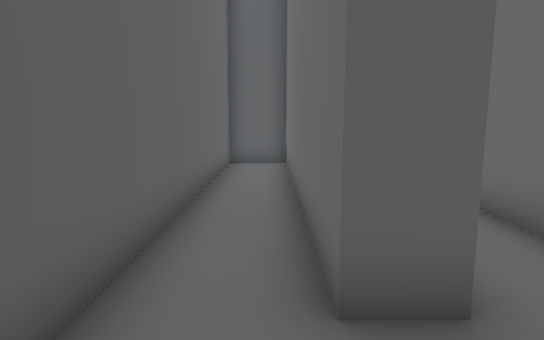
view 1 (above)

18 first-person views from a walk through a Unity game level. The camera is 1.5 m above the floor, tilts 8° down and sees 75° across. The floor is counted in squares, 1 m on a side. Each view is taken from the middle of a square. On the plan, view 1 faces up. The plan holds only what a view shows up to about 16 squares ahead; the rest is blank. The place goes on beyond the plan. The player is left out. Door leaves are left out, so doorways stand open.

view 2
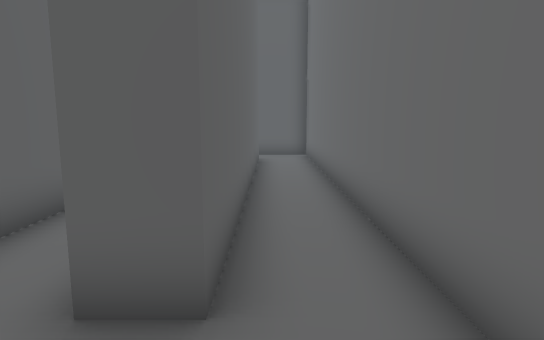

view 3
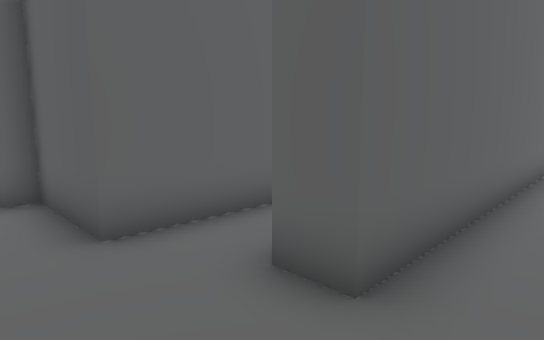

view 4
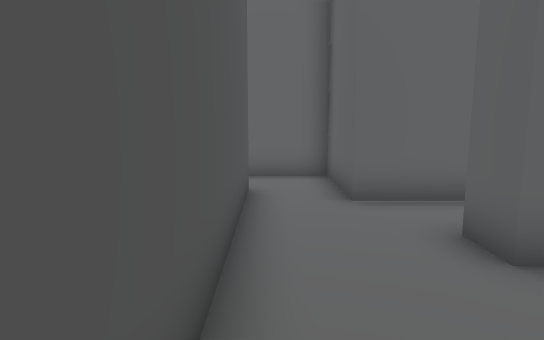

view 5
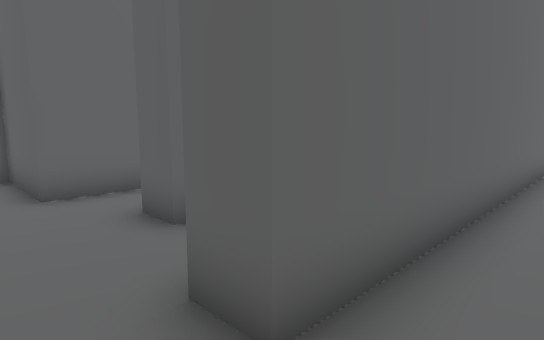

view 6
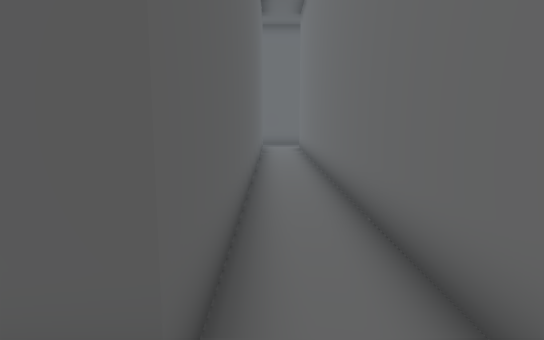

view 7
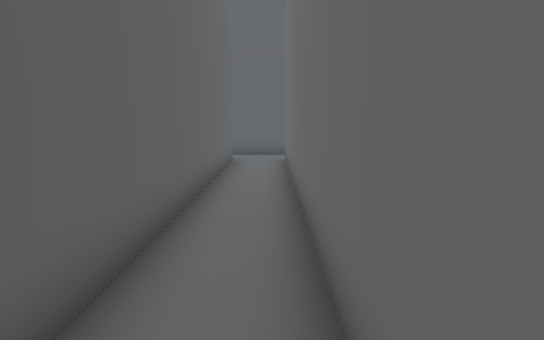

view 8
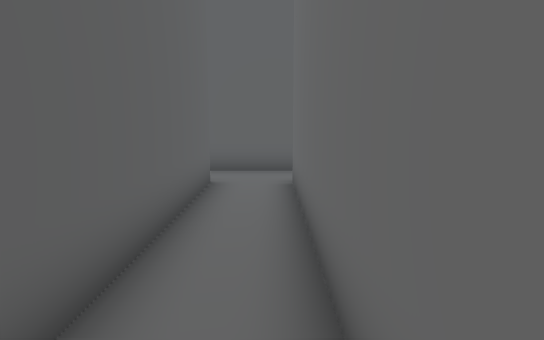

view 9
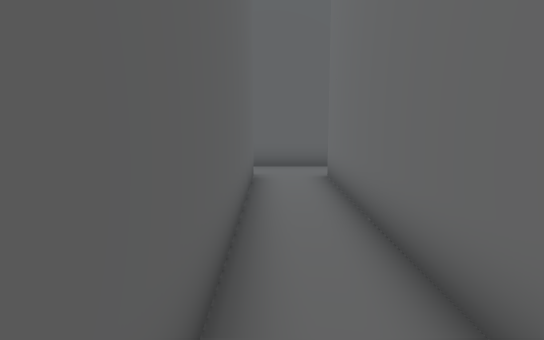

view 10
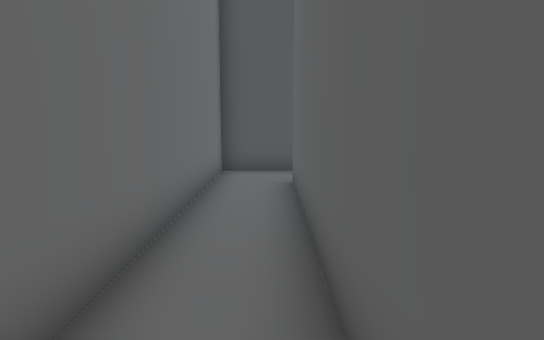

view 11
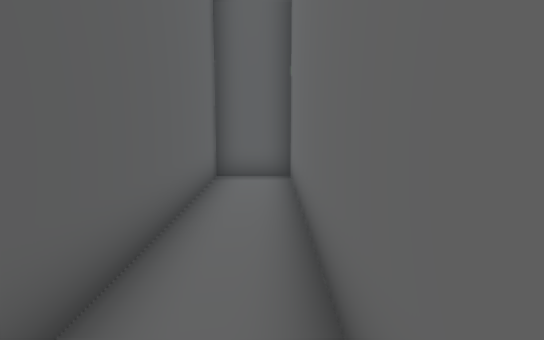

view 12
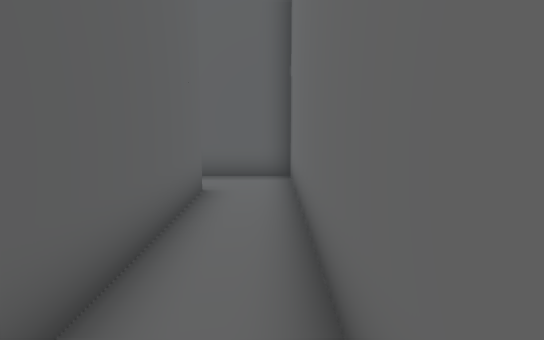

view 13
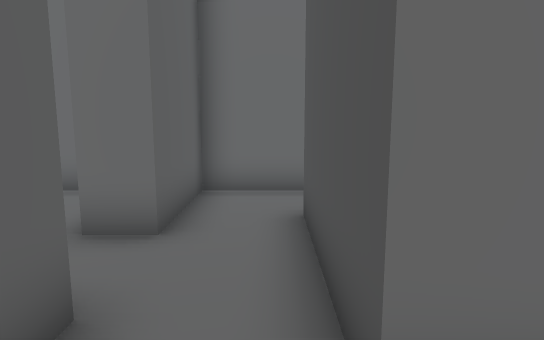

view 14
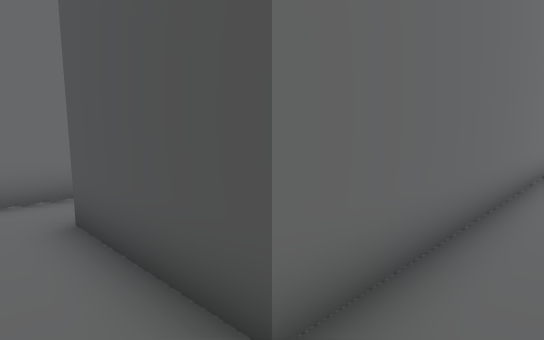

view 15
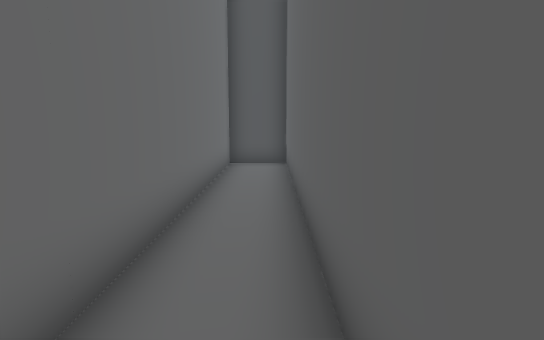

view 16
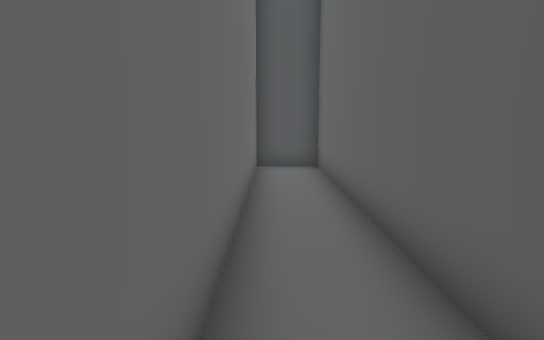

view 17
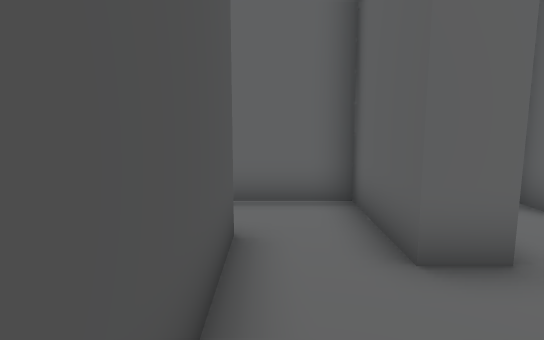

view 18
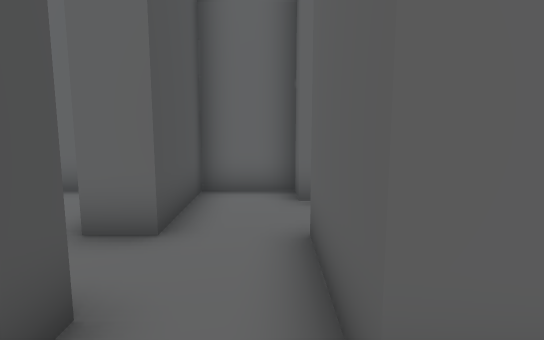

### Floor plan
Points are (right, up) in squares from view 1. A wall is a line through its corners. A room is listed if a view was taken in it or the views show most of it. See-through windows are left out.
Room 1 (views 1, 2, 3, 11, 12, 17)
walls: (3.5, 1.5) (3.5, 15.5) (0.5, 15.5); (0.5, 13.5) (1.5, 13.5) (1.5, 2.5) (0.5, 2.5) (0.5, 12.5) (-1.5, 12.5) (-1.5, 1.5) (-2.5, 1.5); (-2.5, -0.5) (3.5, -0.5)
ways out: opening at (4, 0.5) to room 2; opening at (1, 14.5) to room 6; opening at (-2, 0.5)
Room 2 (views 4, 5, 6, 7, 8, 9, 10)
walls: (4.5, 19.5) (4.5, 1.5) (3.5, 1.5); (6.9, 21.5) (4.1, 21.5); (3.5, -0.5) (6.5, -0.5) (6.5, 19.5)
ways out: opening at (4, 0.5) to room 1; opening at (4, 20.5); opening at (7, 20.5)
Room 3 (views 13, 14, 15, 16)
walls: (-2.5, 15.5) (-4.5, 15.5) (-4.5, 2.5) (-2.5, 2.5) (-2.5, 13.5)
ways out: opening at (-2, 14.5) to room 6
Room 4 (view 18)
walls: (1.5, 18.5) (0.5, 18.5); (0.5, 16.5) (1.2, 16.5)
ways out: opening at (1, 17.5) to room 5
Room 5 (no view inside)
walls: (-3.5, 18.5) (-4.5, 18.5) (-4.5, 16.5) (-1.5, 16.5) (-1.5, 15.5); (0.5, 15.5) (0.5, 16.5); (0.5, 18.5) (-1.5, 18.5)
ways out: opening at (1, 17.5) to room 4; opening at (-0.5, 16) to room 6; opening at (-2.5, 19)
Room 6 (no view inside)
walls: (-1.5, 15.5) (-2.5, 15.5); (-2.5, 13.5) (0.5, 13.5)
ways out: opening at (1, 14.5) to room 1; opening at (-2, 14.5) to room 3; opening at (-0.5, 16) to room 5

Positions as (right, up) in squares from view 1, and headings:
1: (0, 0), facing up
2: (2, 0), facing up
3: (3, 0), facing up-left
4: (5, 0), facing left
5: (6, 0), facing up-left
6: (5, 0), facing up
7: (6, 6), facing up
8: (6, 11), facing up
9: (5, 10), facing up
10: (5, 10), facing down
11: (0, 3), facing up
12: (3, 6), facing up
13: (-4, 14), facing right
14: (-4, 15), facing down-right
15: (-4, 15), facing down
16: (-3, 14), facing down
17: (2, 14), facing left
18: (3, 18), facing left
